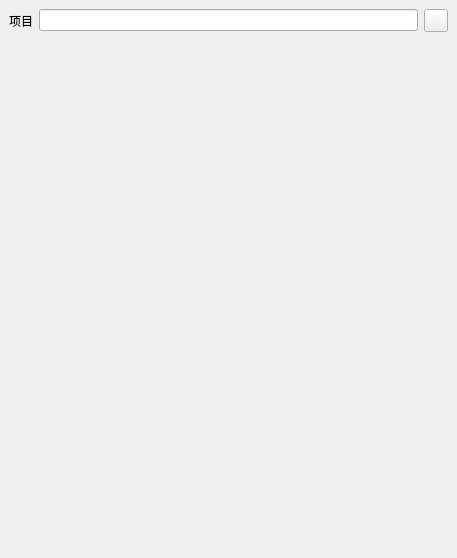
<?xml version="1.0" encoding="UTF-8"?>
<ui version="4.0">
 <class>Form</class>
 <widget class="QWidget" name="Form">
  <property name="geometry">
   <rect>
    <x>0</x>
    <y>0</y>
    <width>457</width>
    <height>558</height>
   </rect>
  </property>
  <property name="windowTitle">
   <string>项目启动器</string>
  </property>
  <layout class="QVBoxLayout" name="verticalLayout">
   <property name="leftMargin">
    <number>9</number>
   </property>
   <property name="topMargin">
    <number>9</number>
   </property>
   <property name="rightMargin">
    <number>9</number>
   </property>
   <property name="bottomMargin">
    <number>9</number>
   </property>
   <item>
    <widget class="SlidingStackedWidget" name="Slider">
     <property name="currentIndex">
      <number>0</number>
     </property>
     <widget class="QWidget" name="page">
      <layout class="QVBoxLayout" name="verticalLayout_4">
       <property name="leftMargin">
        <number>0</number>
       </property>
       <property name="topMargin">
        <number>0</number>
       </property>
       <property name="rightMargin">
        <number>0</number>
       </property>
       <property name="bottomMargin">
        <number>0</number>
       </property>
       <item>
        <layout class="QHBoxLayout" name="horizontalLayout">
         <item>
          <widget class="QLabel" name="label_3">
           <property name="text">
            <string>项目</string>
           </property>
          </widget>
         </item>
         <item>
          <widget class="QLineEdit" name="Search_LE"/>
         </item>
         <item>
          <widget class="QToolButton" name="Search_BTN">
           <property name="maximumSize">
            <size>
             <width>32</width>
             <height>32</height>
            </size>
           </property>
           <property name="text">
            <string/>
           </property>
          </widget>
         </item>
        </layout>
       </item>
       <item>
        <widget class="QListWidget" name="Project_Container">
         <property name="font">
          <font>
           <weight>50</weight>
           <bold>false</bold>
          </font>
         </property>
         <property name="contextMenuPolicy">
          <enum>Qt::CustomContextMenu</enum>
         </property>
         <property name="styleSheet">
          <string notr="true">background:transparent;
border:none;</string>
         </property>
         <property name="frameShape">
          <enum>QFrame::NoFrame</enum>
         </property>
         <property name="textElideMode">
          <enum>Qt::ElideMiddle</enum>
         </property>
         <property name="movement">
          <enum>QListView::Static</enum>
         </property>
         <property name="flow">
          <enum>QListView::LeftToRight</enum>
         </property>
         <property name="isWrapping" stdset="0">
          <bool>true</bool>
         </property>
         <property name="resizeMode">
          <enum>QListView::Adjust</enum>
         </property>
         <property name="spacing">
          <number>10</number>
         </property>
         <property name="viewMode">
          <enum>QListView::IconMode</enum>
         </property>
         <property name="uniformItemSizes">
          <bool>true</bool>
         </property>
        </widget>
       </item>
      </layout>
     </widget>
     <widget class="QWidget" name="page_2">
      <layout class="QVBoxLayout" name="verticalLayout_5">
       <property name="sizeConstraint">
        <enum>QLayout::SetDefaultConstraint</enum>
       </property>
       <property name="topMargin">
        <number>0</number>
       </property>
       <property name="rightMargin">
        <number>0</number>
       </property>
       <property name="bottomMargin">
        <number>0</number>
       </property>
       <item>
        <widget class="QWidget" name="Header" native="true">
         <layout class="QHBoxLayout" name="horizontalLayout_2">
          <item>
           <widget class="QToolButton" name="Back_BTN">
            <property name="sizePolicy">
             <sizepolicy hsizetype="Fixed" vsizetype="Fixed">
              <horstretch>0</horstretch>
              <verstretch>0</verstretch>
             </sizepolicy>
            </property>
            <property name="minimumSize">
             <size>
              <width>32</width>
              <height>32</height>
             </size>
            </property>
            <property name="maximumSize">
             <size>
              <width>32</width>
              <height>32</height>
             </size>
            </property>
            <property name="baseSize">
             <size>
              <width>32</width>
              <height>32</height>
             </size>
            </property>
            <property name="text">
             <string/>
            </property>
           </widget>
          </item>
          <item>
           <widget class="QLabel" name="Project_Icon">
            <property name="sizePolicy">
             <sizepolicy hsizetype="Preferred" vsizetype="Preferred">
              <horstretch>0</horstretch>
              <verstretch>0</verstretch>
             </sizepolicy>
            </property>
            <property name="text">
             <string>ICON</string>
            </property>
           </widget>
          </item>
          <item>
           <widget class="QLabel" name="Project_Label">
            <property name="sizePolicy">
             <sizepolicy hsizetype="Expanding" vsizetype="Preferred">
              <horstretch>0</horstretch>
              <verstretch>0</verstretch>
             </sizepolicy>
            </property>
            <property name="font">
             <font>
              <pointsize>15</pointsize>
              <weight>75</weight>
              <bold>true</bold>
             </font>
            </property>
            <property name="text">
             <string>TextLabel</string>
            </property>
            <property name="alignment">
             <set>Qt::AlignLeading|Qt::AlignLeft|Qt::AlignVCenter</set>
            </property>
           </widget>
          </item>
          <item>
           <widget class="QToolButton" name="Settings_BTN">
            <property name="minimumSize">
             <size>
              <width>32</width>
              <height>32</height>
             </size>
            </property>
            <property name="maximumSize">
             <size>
              <width>32</width>
              <height>32</height>
             </size>
            </property>
            <property name="text">
             <string/>
            </property>
           </widget>
          </item>
         </layout>
        </widget>
       </item>
       <item>
        <widget class="AppContainer" name="Recent_Apps" native="true">
         <property name="sizePolicy">
          <sizepolicy hsizetype="Preferred" vsizetype="Expanding">
           <horstretch>0</horstretch>
           <verstretch>0</verstretch>
          </sizepolicy>
         </property>
         <layout class="QVBoxLayout" name="verticalLayout_6">
          <item>
           <widget class="QLabel" name="__Category__2">
            <property name="text">
             <string>常用软件</string>
            </property>
           </widget>
          </item>
         </layout>
        </widget>
       </item>
       <item>
        <widget class="AppContainer" name="DCC_Apps" native="true">
         <property name="sizePolicy">
          <sizepolicy hsizetype="Preferred" vsizetype="Expanding">
           <horstretch>0</horstretch>
           <verstretch>0</verstretch>
          </sizepolicy>
         </property>
         <layout class="QVBoxLayout" name="verticalLayout_3">
          <item>
           <widget class="QLabel" name="__Category__1">
            <property name="text">
             <string>DCC 软件</string>
            </property>
           </widget>
          </item>
         </layout>
        </widget>
       </item>
       <item>
        <widget class="QLabel" name="Spacer">
         <property name="sizePolicy">
          <sizepolicy hsizetype="Preferred" vsizetype="Ignored">
           <horstretch>0</horstretch>
           <verstretch>0</verstretch>
          </sizepolicy>
         </property>
         <property name="text">
          <string/>
         </property>
        </widget>
       </item>
      </layout>
     </widget>
    </widget>
   </item>
  </layout>
 </widget>
 <customwidgets>
  <customwidget>
   <class>AppContainer</class>
   <extends>QWidget</extends>
   <header>launcher</header>
   <container>1</container>
  </customwidget>
  <customwidget>
   <class>SlidingStackedWidget</class>
   <extends>QStackedWidget</extends>
   <header>widget.h</header>
   <container>1</container>
  </customwidget>
 </customwidgets>
 <resources/>
 <connections/>
</ui>
